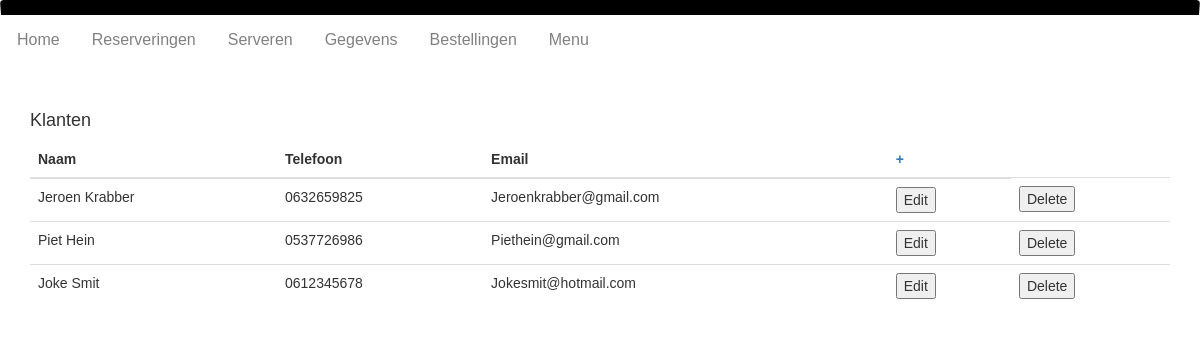
Page /klanten.php on the committed database.
### tables this page shows
CREATE TABLE `klanten` (
  `ID` int(11) NOT NULL,
  `Naam` varchar(20) NOT NULL,
  `Telefoon` varchar(11) NOT NULL,
  `Email` varchar(128) NOT NULL
);

### database.php (called while the page is built, shortened)
<?php
class database{
    private $db;
    function __construct(){
        $this->db_server = 'localhost';
        $this->db_username = 'root';
        $this->db_password = '';
        $this->db_name = 'excellenttaste';
        $dsn = "mysql:host=$this->db_server;dbname=$this->db_name;charset=utf8mb4";
        $options = [
            PDO::ATTR_ERRMODE            => PDO::ERRMODE_EXCEPTION,
            PDO::ATTR_DEFAULT_FETCH_MODE => PDO::FETCH_ASSOC,
            PDO::ATTR_EMULATE_PREPARES   => false,
        ];
        try {
             $this->db = new PDO($dsn, $this->db_username, $this->db_password, $options);
        } catch (\PDOException $e) {
             throw new \PDOException($e->getMessage(), (int)$e->getCode());
        }
    }
    public function select($statement, $named_placeholder){
        $statement = $this->db->prepare($statement);
        $statement->execute($named_placeholder);
        $result = $statement->fetchAll(PDO::FETCH_ASSOC);
        return $result;
    }
}
?>

### klanten.php (the view, shortened to what this page needs)
<?php
include "crudconfig.php";
$sql = "SELECT * FROM klanten";
$result = $conn->query($sql);
    include 'database.php';
    $db = new database();
    $klanten = $db->select("SELECT * FROM klanten",[]);
?>
<!DOCTYPE html>
<html>
<head>
<link rel="stylesheet" href="https://maxcdn.bootstrapcdn.com/bootstrap/3.4.0/css/bootstrap.min.css">
</head>
<body>
    <?php include_once 'navigatie.php'; ?>
    <div class="container">
        <h4>Klanten</h4>
<table class="table">
    <thead>
        <tr>
        <th>Naam</th>
        <th>Telefoon</th>
        <th>Email</th>
        <th><a href="createklant.php">+</th>
    </tr>
    </thead>
    <tbody>
        <?php
            if ($result->num_rows > 0) {
                while ($row = $result->fetch_assoc()) {
        ?>
        <tr>
            <td><?php echo $row['Naam']; ?></td>
            <td><?php echo $row['Telefoon']; ?></td>
            <td><?php echo $row['Email']; ?></td>
			<td><button type="submit" name="edit" onclick="return confirm('Doorgaan met bewerken?');">Edit</button></td>
		    <td><button type="submit" name="delete" onclick="return confirm('Doorgaan met verwijderen?');">Delete</button></td>
        </tr>
        <?php       }
            }
        ?>
    </tbody>
</table>
    </div>
</body>
</html>

### navigatie.php (style rules this page uses)
body { font-family: Arial, Helvetica, sans-serif; }

### rows in the picture
klanten: Naam "Jeroen Krabber", Telefoon "0632659825", Email "Jeroenkrabber@gmail.com"
klanten: Naam "Piet Hein", Telefoon "0537726986", Email "Piethein@gmail.com"
klanten: Naam "Joke Smit", Telefoon "0612345678", Email "Jokesmit@hotmail.com"
